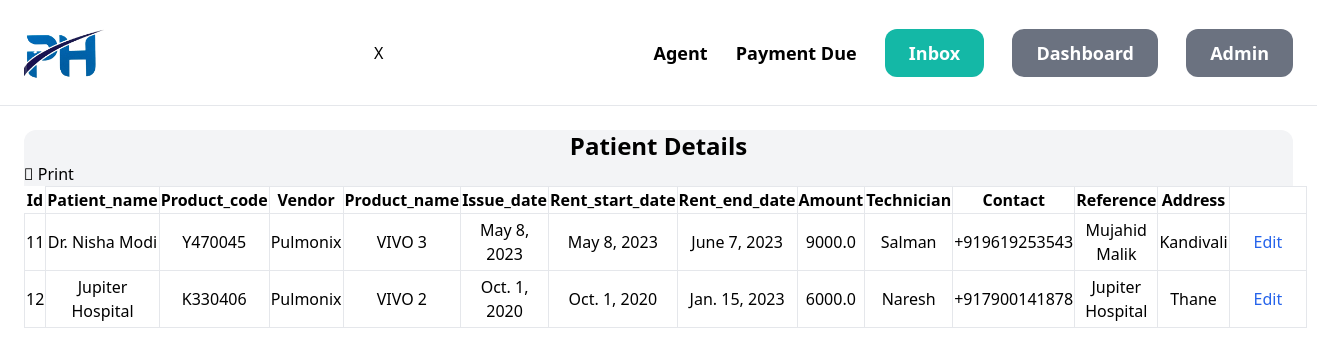
The page /dashboard/ (signed in) on the database its author committed.
### items/models.py (models this page shows, shortened)
class Items(models.Model):
    id = models.AutoField(primary_key=True)
    Product_name = models.ForeignKey(Product_name, related_name='items', on_delete=models.CASCADE)
    Technician = models.ForeignKey(Technician, null=True, related_name='items', on_delete=models.CASCADE)
    Patient_name = models.CharField(max_length=255)
    Product_code = models.ForeignKey(Product_code, on_delete=models.SET_NULL, blank=True, null=True, verbose_name="Serial no.")
    Address = models.TextField(blank=True, null=True)
    Amount = models.FloatField(null=True)
    Contact = PhoneNumberField(blank=True)
    Issue_date = models.DateField(null=True)
    Rent_start_date = models.DateField(null=True)
    Rent_end_date = models.DateField(null=True)
    is_sold = models.BooleanField('Paid', default=False)
    created_by = models.ForeignKey(User, related_name='items', on_delete= models.CASCADE)
    created_at = models.DateTimeField(auto_now_add=True)
    Reference = models.TextField(blank=True, null=True)
    Vendor = models.TextField(blank=True, null=True)
    class Meta:
        ordering = ('id',)
        verbose_name_plural = 'Patients '

class Product_code(models.Model):
    Product_name = models.ForeignKey(Product_name, on_delete=models.CASCADE)
    name = models.CharField(max_length=40)
    class Meta:
        ordering = ('name',)
        verbose_name_plural = 'Serial no.'
    def __str__(self):
        return self.name

class Product_name(models.Model):
    name = models.CharField(max_length=255)
    class Meta:
        ordering = ('name',)
        verbose_name_plural = 'Products'
    def __str__(self):
        return self.name

class Technician(models.Model):
    name = models.CharField(max_length=255)
    class Meta:
        ordering = ('name',)
        verbose_name_plural = 'Technician'
    def __str__(self):
        return self.name

### dashboard/views.py (the view)
# urls.py: path('',views.index, name='index'),
@login_required
def index(request):
    items = Items.objects.filter(created_by = request.user)
    return render(request, 'dashboard/index.html', {'items': items,})

### dashboard/templates/dashboard/index.html (shortened to what this page needs)
<!doctype html>
<html>
    <head>
        <script src="https://cdn.tailwindcss.com"></script>
        {% load static %}
    </head>
    <body>
        <nav class="py-6 px-6 flex justify-between items-center border-b border-gray-200">
            <a href="/" ><img class="w-20 h-15 " src="{% static 'pul.png' %}" ></a>X</a>
            <div class="space-x-6">
                <a href="{% url 'items:new' %}" class="text-lg font-semibold hover:text-gray-500">Agent</a>
                <a href="{% url 'items:items' %}" class="text-lg font-semibold hover:text-gray-500">Payment Due</a>
                {% if request.user.is_authenticated %}
                    <a href="{% url 'conversation:inbox' %}" class="px-6 py-3 text-lg font-semibold bg-teal-500 text-white rounded-xl hover:bg-teal-700">Inbox</a>
                    <a href="{% url 'dashboard:index' %}" class="px-6 py-3 text-lg font-semibold bg-gray-500 text-white rounded-xl hover:bg-gray-700">Dashboard</a>
                    <a href="http://127.0.0.1:8000/admin" class="px-6 py-3 text-lg font-semibold bg-gray-500 text-white rounded-xl hover:bg-gray-700">Admin</a>
                {% else %}
                    <a href="{% url 'core:signup' %}" class="px-6 py-3 text-lg font-semibold bg-teal-500 text-white rounded-xl hover:bg-teal-700">Sign Up</a>
                    <a href="{% url 'core:login' %}" class="px-6 py-3 text-lg font-semibold bg-gray-500 text-white rounded-xl hover:bg-gray-700">Sign In</a>
                {% endif %}
            </div>
        </nav>
        <div class="px-6 py-6">
          <div class="bg-gray-100 rounded-xl ">
              <h2 class="mv-12 text-2xl  text-center font-semibold">Patient Details</h2>
                <a href="#" onclick="window.print()" class="btn btn-info"><i class="material-icons">&#xE24D;</i> <span>Print</span></a>
                <div class="text-center print-container">
                  <table class="table w-full bg-white border-collapse">
                      <thead>
                        <tr class="row space-x-2">
                          <th class="borderborder-spacing-x-10 border-slate-940">Id</th>
                          <th class="border border-slate-940">Patient_name</th>
                          <th class="border border-slate-940">Product_code</th>
                          <th class="border border-slate-940">Vendor</th>
                          <th class="border border-slate-940">Product_name</th>
                          <th class="border border-slate-940">Issue_date</th>
                          <th class="border border-slate-940 ">Rent_start_date</th>
                          <th class="border border-slate-940">Rent_end_date</th>
                          <th class="border border-slate-940">Amount</th>
                          <th class="border border-slate-940">Technician</th>
                          <th class="border border-slate-940">Contact</th>
                          <th class="border border-slate-940">Reference</th>
                          <th class="border border-slate-940">Address</th>
                       <th class="border border-slate-940"></th>
                        </tr>
                      </thead>
                  {% for items in items %}
                          <a href="{% url 'items:detail' items.id %}">
                              <tbody>
                                  <tr class="row space-x-6">
                              <span>      <td class="border border-slate-1000 -order-1">{{ items.id }}</td></span>
                                    <td class="border border-slate-1000">{{ items.Patient_name }}</td>
                                    <td class="border border-slate-1000 ">{{ items.Product_code }}</td>
                                    <td class="border border-slate-1000">{{ items.Vendor }}</td>
                                    <td class="border border-slate-1000">{{ items.Product_name }}</td>
                                    <td class="border border-slate-1000">{{ items.Issue_date }}</td>
                                    <td class="border border-slate-1000 border-spacing-x-10">{{ items.Rent_start_date }}</td>
                                    <td class="border border-slate-1000">{{ items.Rent_end_date }}</td>
                                    <td class="border border-slate-1000">{{ items.Amount }}</td>
                                    <td class="border border-slate-1000">{{ items.Technician }}</td>
                                    <td class="border border-slate-1000">{{ items.Contact }}</td>
                                    <td class="border border-slate-1000">{{ items.Reference }}</td>
                                    <td class="border border-slate-1000">{{ items.Address }}</td>
                                    <td class="px-6 py-4 text-right border border-slate-1000">
                                      <a href="{% url 'items:detail' items.id %}" class="font-medium text-blue-600 dark:text-blue-500 hover:underline">Edit</a>
                                  </td>
                                  </tr>
                              </tbody>
                  {% endfor %}
          </table>
        </div>
          </div>
        </div>
    </body>
</html>

### rows shown on the page
Items: id "11", Patient_name "Dr. Nisha Modi", Product_code "Y470045", Vendor "Pulmonix", Product_name "VIVO 3", Issue_date "May 8, 2023", Rent_start_date "May 8, 2023", Rent_end_date "June 7, 2023", Amount "9000.0", Technician "Salman", Contact "+919619253543", Reference "Mujahid Malik", Address "Kandivali"
Items: id "12", Patient_name "Jupiter Hospital", Product_code "K330406", Vendor "Pulmonix", Product_name "VIVO 2", Issue_date "Oct. 1, 2020", Rent_start_date "Oct. 1, 2020", Rent_end_date "Jan. 15, 2023", Amount "6000.0", Technician "Naresh", Contact "+917900141878", Reference "Jupiter Hospital", Address "Thane"
